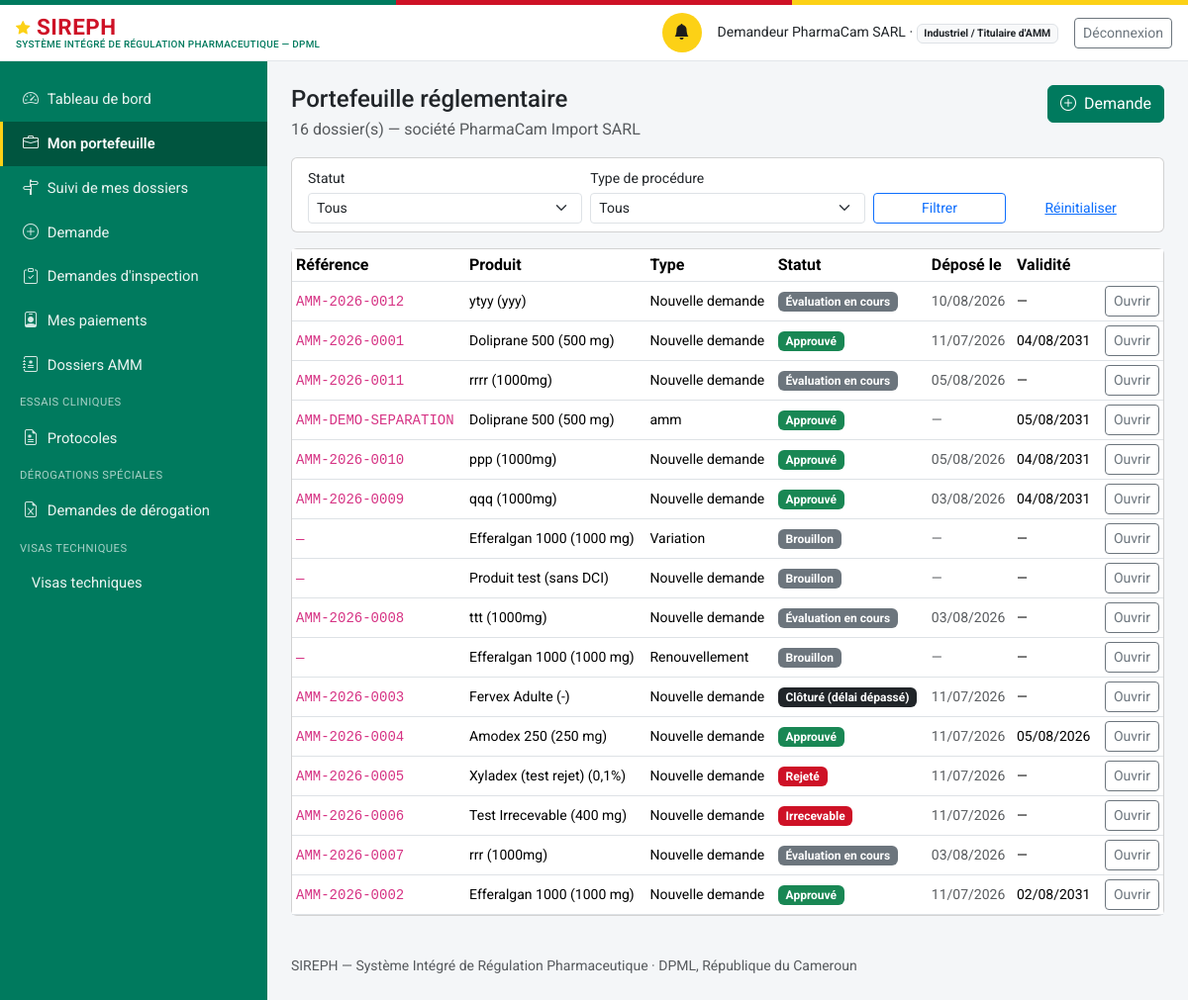
The app's page /industriel/portefeuille (signed in), older data.
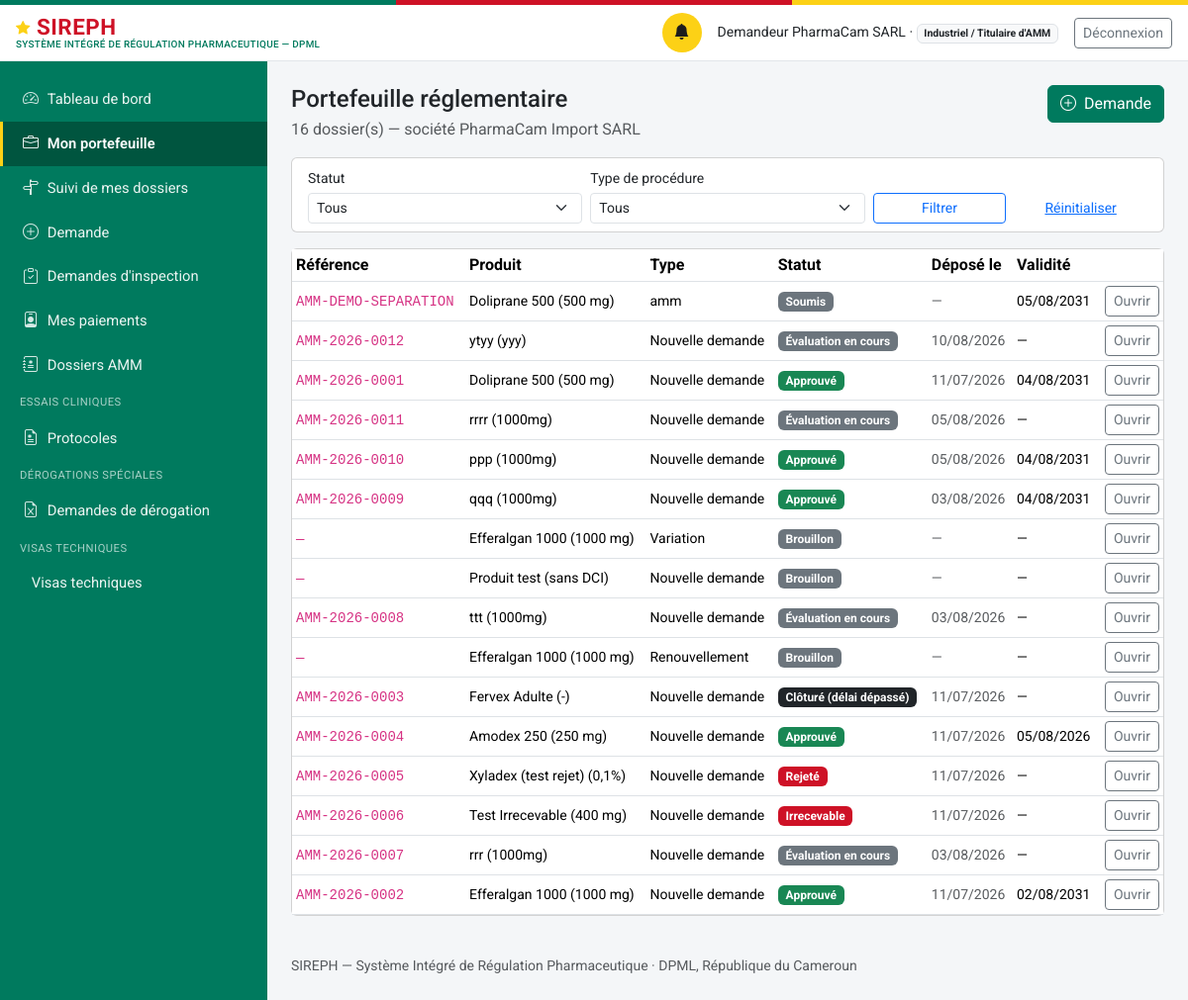
The same page, newer data.
### models.py (models this page shows, shortened)
class Personne(db.Model):
    id = db.Column(db.Integer, primary_key=True)
    nom_complet = db.Column(db.String(200), nullable=False)
    email = db.Column(db.String(150), unique=True, nullable=False)  # identifiant de connexion
    password_hash = db.Column(db.String(255), nullable=False)
    role_systeme = db.Column(db.String(50), nullable=False)
    etablissement_rattachement_id = db.Column(db.Integer, db.ForeignKey("etablissement.id"), nullable=True)
    contact = db.Column(db.String(200))
    statut_compte = db.Column(db.String(20), nullable=False, default="actif")
    date_creation = db.Column(db.DateTime, default=datetime.utcnow)
    etablissement = db.relationship("Etablissement", foreign_keys=[etablissement_rattachement_id])
    @property
    def role_label(self):
        from permissions import ROLES
        return ROLES.get(self.role_systeme, self.role_systeme)
    @property
    def niveau(self):
        from permissions import niveau
        return niveau(self)
    @property
    def est_externe(self):
        from permissions import est_externe
        return est_externe(self.role_systeme)

class Etablissement(db.Model):
    id = db.Column(db.Integer, primary_key=True)
    raison_sociale = db.Column(db.String(255), nullable=False)
    type = db.Column(db.String(40), nullable=False)
    adresse = db.Column(db.String(500))
    latitude = db.Column(db.Float, nullable=True)   # géolocalisation — exploité par le futur module RI
    longitude = db.Column(db.Float, nullable=True)
    statut_licence = db.Column(db.String(20), nullable=False, default="en_instruction")
    date_expiration_licence = db.Column(db.Date, nullable=True)
    pharmacien_responsable_id = db.Column(db.Integer, db.ForeignKey("personne.id"), nullable=True)
    categorie_activite = db.Column(db.String(30), nullable=True)
    pharmacien_responsable = db.relationship("Personne", foreign_keys=[pharmacien_responsable_id])

class DossierAMM(db.Model):
    id = db.Column(db.Integer, primary_key=True)
    numero = db.Column(db.String(30), unique=True, nullable=True)  # AMM-{annee}-{seq4}, attribué au dépôt
    produit_id = db.Column(db.Integer, db.ForeignKey("produit.id"), nullable=False)
    type_procedure = db.Column(db.String(20), nullable=False, default="nouvelle_demande")
    demandeur_id = db.Column(db.Integer, db.ForeignKey("personne.id"), nullable=False)
    statut = db.Column(db.String(30), nullable=False, default="brouillon")
    date_depot = db.Column(db.DateTime, nullable=True)
    date_decision = db.Column(db.DateTime, nullable=True)
    module_ctd_1_json = db.Column(db.Text, default="{}")
    module_ctd_2_json = db.Column(db.Text, default="{}")
    module_ctd_3_json = db.Column(db.Text, default="{}")
    module_ctd_4_json = db.Column(db.Text, default="{}")
    module_ctd_5_json = db.Column(db.Text, default="{}")
    motif_decision = db.Column(db.Text, nullable=True)
    date_validite_amm = db.Column(db.Date, nullable=True)
    date_limite_reponse_complement = db.Column(db.DateTime, nullable=True)
    date_limite_retrait_document = db.Column(db.Date, nullable=True)  # décision favorable uniquement
    checklist_recevabilite = db.Column(db.JSON, default=dict)
    numero_suivi = db.Column(db.String(40), unique=True)
    clock_debut = db.Column(db.DateTime)
    clock_suspendu_depuis = db.Column(db.DateTime)
    clock_total_suspendu_jours = db.Column(db.Integer, default=0)
    representant_local_nom = db.Column(db.String(200), nullable=True)
    representant_local_contact = db.Column(db.String(200), nullable=True)
    date_creation = db.Column(db.DateTime, default=datetime.utcnow)
    date_maj = db.Column(db.DateTime, default=datetime.utcnow, onupdate=datetime.utcnow)
    demandeur = db.relationship("Personne", foreign_keys=[demandeur_id])
    avis = db.relationship("AvisEvaluationMA", backref="dossier", lazy="dynamic",
                            order_by="AvisEvaluationMA.date_creation",
                            cascade="all, delete-orphan")
    module_ctd_1 = property(lambda self: self._ctd_get(1), lambda self, v: self._ctd_set(1, v))
    module_ctd_2 = property(lambda self: self._ctd_get(2), lambda self, v: self._ctd_set(2, v))
    module_ctd_3 = property(lambda self: self._ctd_get(3), lambda self, v: self._ctd_set(3, v))
    module_ctd_4 = property(lambda self: self._ctd_get(4), lambda self, v: self._ctd_set(4, v))
    module_ctd_5 = property(lambda self: self._ctd_get(5), lambda self, v: self._ctd_set(5, v))

class Produit(db.Model):
    id = db.Column(db.Integer, primary_key=True)
    denomination_commune_internationale = db.Column(db.String(300), nullable=False, default="")
    nom_commercial = db.Column(db.String(300), nullable=False, default="")
    forme_pharmaceutique = db.Column(db.String(150), nullable=False, default="")
    dosage = db.Column(db.String(150))
    categorie = db.Column(db.String(30), nullable=False, default="medicament")
    nature = db.Column(db.String(30), nullable=True)
    fabricant_id = db.Column(db.Integer, db.ForeignKey("etablissement.id"), nullable=True)
    titulaire_amm_id = db.Column(db.Integer, db.ForeignKey("etablissement.id"), nullable=True)
    pays_origine = db.Column(db.String(150))
    statut_amm_courant = db.Column(db.String(20), nullable=False, default="aucune")
    date_creation = db.Column(db.DateTime, default=datetime.utcnow)
    est_mitm = db.Column(db.Boolean, nullable=False, default=False)
    disponibilite_declaree = db.Column(db.String(20), nullable=True)  # disponible | rupture
    composition_integrale = db.Column(db.Text, nullable=True)
    classe_therapeutique = db.Column(db.String(300), nullable=True)
    indications_therapeutiques = db.Column(db.Text, nullable=True)
    voie_administration = db.Column(db.String(150), nullable=True)
    duree_stabilite = db.Column(db.String(100), nullable=True)
    prix_grossiste_ht = db.Column(db.Integer, nullable=True)  # XAF, hors taxe
    fabricant = db.relationship("Etablissement", foreign_keys=[fabricant_id])
    titulaire_amm = db.relationship("Etablissement", foreign_keys=[titulaire_amm_id])
    dossiers = db.relationship("DossierAMM", backref="produit", lazy="dynamic",
                                foreign_keys="DossierAMM.produit_id")
    @property
    def libelle(self):
        base = self.nom_commercial or self.denomination_commune_internationale or f"Produit #{self.id}"
        if self.dosage:
            return f"{base} ({self.dosage})"
        return base

### routes_industriel.py (the view)
@bp.route("/portefeuille")
@login_required
def portefeuille():
    u = _verifier_profil()
    statut = request.args.get("statut", "").strip()
    type_proc = request.args.get("type", "").strip()
    q = esp.dossiers_de_la_societe(u)
    if statut:
        q = q.filter(DossierAMM.statut == statut)
    if type_proc:
        q = q.filter(DossierAMM.type_procedure == type_proc)
    return render_template(
        "industriel/portefeuille.html", u=u,
        dossiers=q.order_by(DossierAMM.date_maj.desc()).all(),
        statut=statut, type_proc=type_proc,
        STATUTS=wf.STATUTS, TYPES=wf.TYPES_PROCEDURE)

### templates/industriel/portefeuille.html (shortened to what this page needs)
{% extends "base.html" %}
{% block content %}
<div class="d-flex justify-content-between align-items-start flex-wrap gap-2 mb-3">
  <div>
    <h1 class="h4 mb-1">Portefeuille réglementaire</h1>
    <p class="text-muted mb-0">
      {{ dossiers|length }} dossier(s) — société
      {{ u.etablissement.raison_sociale if u.etablissement else u.nom_complet }}
    </p>
  </div>
  <a class="btn btn-primary" href="{{ url_for('demandes.accueil') }}">
    <i class="bi bi-plus-circle me-1"></i> Demande</a>
</div>
<div class="card mb-3">
  <div class="card-body py-2">
    <form method="get" class="row g-2 align-items-end">
      <div class="col-md-4">
        <label class="form-label small mb-1" for="statut">Statut</label>
        <select class="form-select form-select-sm" id="statut" name="statut">
          <option value="">Tous</option>
        </select>
      </div>
      <div class="col-md-4">
        <label class="form-label small mb-1" for="type">Type de procédure</label>
        <select class="form-select form-select-sm" id="type" name="type">
          <option value="">Tous</option>
        </select>
      </div>
      <div class="col-md-2">
        <button class="btn btn-sm btn-outline-primary w-100">Filtrer</button>
      </div>
      <div class="col-md-2">
        <a class="btn btn-sm btn-link w-100"
           href="{{ url_for('industriel.portefeuille') }}">Réinitialiser</a>
      </div>
    </form>
  </div>
</div>
<div class="card">
  {% if dossiers %}
  <div class="table-responsive">
    <table class="table table-sm mb-0 align-middle">
      <thead><tr>
        <th>Référence</th><th>Produit</th><th>Type</th><th>Statut</th>
        <th>Déposé le</th><th>Validité</th><th></th>
      </tr></thead>
      <tbody>
      {% for d in dossiers %}
        <tr>
          <td><code>{{ d.numero or '—' }}</code></td>
          <td class="small">{{ d.produit.libelle if d.produit else '—' }}</td>
          <td class="small">{{ TYPES.get(d.type_procedure, d.type_procedure) }}</td>
          <td>
            {% if d.statut == 'approuve' %}
              <span class="badge bg-success">{{ STATUTS[d.statut] }}</span>
            {% elif d.statut in ('rejete', 'irrecevable') %}
              <span class="badge bg-danger">{{ STATUTS[d.statut] }}</span>
            {% elif d.statut == 'complement_requis' %}
              <span class="badge bg-warning text-dark">{{ STATUTS[d.statut] }}</span>
            {% elif d.statut == 'cloture_delai_depasse' %}
              <span class="badge bg-dark">{{ STATUTS[d.statut] }}</span>
            {% else %}
              <span class="badge bg-secondary">{{ STATUTS.get(d.statut, d.statut) }}</span>
            {% endif %}
          </td>
          <td class="small text-muted">
            {{ d.date_depot.strftime('%d/%m/%Y') if d.date_depot else '—' }}</td>
          <td class="small">
            {{ d.date_validite_amm.strftime('%d/%m/%Y') if d.date_validite_amm else '—' }}</td>
          <td class="text-end">
            <a class="btn btn-sm btn-outline-secondary" href="/dossiers/{{ d.id }}">
              Ouvrir</a>
          </td>
        </tr>
      {% endfor %}
      </tbody>
    </table>
  </div>
  {% else %}
  <div class="card-body text-muted">Aucun dossier ne correspond à ces critères.</div>
  {% endif %}
</div>
{% endblock %}

### templates/base.html (shortened to what this page needs)
<!doctype html>
<html lang="fr">
<head>
<link href="https://cdn.jsdelivr.net/npm/bootstrap@5.3.3/dist/css/bootstrap.min.css" rel="stylesheet">
<link href="https://cdn.jsdelivr.net/npm/bootstrap-icons@1.11.3/font/bootstrap-icons.css" rel="stylesheet">
<link href="{{ url_for('static', filename='css/style.css') }}" rel="stylesheet">
</head>
<body>
<div class="sireph-flagbar" aria-hidden="true"><span></span><span></span><span></span></div>
<header class="sireph-topbar">
  <div class="container-fluid px-3 py-2 d-flex align-items-center justify-content-between">
    <div class="d-flex align-items-center gap-2">
      <a class="sireph-brand" href="{{ current_user and url_for('dashboard') or url_for('login') }}">
        <i class="bi bi-star-fill"></i> SIREPH
        <small>Système Intégré de Régulation Pharmaceutique — DPML</small>
      </a>
    </div>
    {% if current_user %}
    <div class="d-flex align-items-center gap-3">
      <a href="{{ url_for('notifications_liste') }}" class="sireph-icon-btn" title="Notifications" aria-label="Notifications">
        <i class="bi bi-bell-fill"></i>
      </a>
      <span class="small d-none d-md-inline">{{ current_user.nom_complet }} ·
        <span class="badge bg-light text-dark border">{{ current_user.role_label }}</span></span>
      <a href="{{ url_for('logout') }}" class="btn btn-sm btn-outline-secondary">Déconnexion</a>
    </div>
    {% endif %}
  </div>
</header>
<div class="sireph-layout">
  {% if current_user %}
  <nav id="sireph-sidebar" class="offcanvas-lg offcanvas-start sireph-sidebar" tabindex="-1"
       aria-label="Navigation principale">
    <div class="offcanvas-body d-flex flex-column p-0">
      <ul class="nav nav-pills flex-column">
        <li class="nav-item">
          <a class="nav-link {{ 'active' if request.path == '/' }}" href="{{ url_for('dashboard') }}">
            <i class="bi bi-speedometer2"></i> Tableau de bord</a>
        </li>
        {% if current_user.role_systeme == "demandeur_externe" %}
        <li class="nav-item">
          <a class="nav-link {{ 'active' if request.path == '/industriel/portefeuille' }}"
             href="{{ url_for('industriel.portefeuille') }}">
            <i class="bi bi-briefcase"></i> Mon portefeuille</a>
        </li>
        <li class="nav-item">
          <a class="nav-link {{ 'active' if request.path.startswith('/industriel/suivi') }}"
             href="{{ url_for('industriel.suivi_liste') }}">
            <i class="bi bi-signpost-split"></i> Suivi de mes dossiers</a>
        </li>
        <li class="nav-item">
          <a class="nav-link {{ 'active' if request.path.startswith('/demandes') }}"
             href="{{ url_for('demandes.accueil') }}">
            <i class="bi bi-plus-circle"></i> Demande</a>
        </li>
        <li class="nav-item">
          <a class="nav-link {{ 'active' if request.path.startswith('/industriel/inspections') }}"
             href="{{ url_for('industriel.inspections') }}">
            <i class="bi bi-clipboard-check"></i> Demandes d'inspection</a>
        </li>
        {% endif %}
        {% if current_user.est_externe %}
        <li class="nav-item">
          <a class="nav-link {{ 'active' if request.path == '/mon-espace' }}"
             href="{{ url_for('profils.mon_espace') }}">
            <i class="bi bi-person-badge"></i> Mes paiements
          </a>
        </li>
        {% endif %}
        {% if current_user.role_systeme != "demandeur_externe" or demandeur_a_amm %}
        <li class="nav-item">
          <a class="nav-link {{ 'active' if '/dossiers' in request.path }}" href="{{ url_for('dossiers_registre') }}">
            <i class="bi bi-journal-medical"></i> Dossiers AMM</a>
        </li>
        {% endif %}
        {% if current_user.role_systeme in ("administrateur_dpml", "agent_dros", "directeur_dpml") or (current_user.role_systeme == "demandeur_externe" and demandeur_a_ct) %}
        <div class="sireph-sidebar-section">Essais cliniques</div>
        <li class="nav-item">
          <a class="nav-link {{ 'active' if request.path == url_for('ct.registre') }}" href="{{ url_for('ct.registre') }}">
            <i class="bi bi-file-earmark-medical"></i> Protocoles</a>
        </li>
        {% endif %}
        {% if current_user.role_systeme in ("administrateur_dpml", "directeur_dpml") or (current_user.role_systeme == "demandeur_externe" and demandeur_a_derogations) %}
        <div class="sireph-sidebar-section">Dérogations spéciales</div>
        <li class="nav-item">
          <a class="nav-link {{ 'active' if request.path == url_for('derogation.registre') }}" href="{{ url_for('derogation.registre') }}">
            <i class="bi bi-file-earmark-excel"></i> Demandes de dérogation</a>
        </li>
        {% endif %}
        {% if current_user.role_systeme in ("administrateur_dpml", "directeur_dpml") or (current_user.role_systeme == "demandeur_externe" and demandeur_a_visas) %}
        <div class="sireph-sidebar-section">Visas techniques</div>
        <li class="nav-item">
          <a class="nav-link {{ 'active' if request.path == url_for('visas.registre') }}" href="{{ url_for('visas.registre') }}">
             Visas techniques</a>
        </li>
        {% endif %}
      </ul>
    </div>
  </nav>
  {% endif %}
  <main id="contenu-principal" class="sireph-content">
    {% block content %}{% endblock %}
    <footer class="text-muted small py-4 mt-3">
      SIREPH — Système Intégré de Régulation Pharmaceutique · DPML, République du Cameroun
    </footer>
  </main>
</div>
</body>
</html>

Row changes from the older to the newer data that the page shows:
changed DossierAMM "AMM-DEMO-SEPARATION": get (not shown) → "Soumis"; statut "Approuvé" → (not shown); moves up the list
